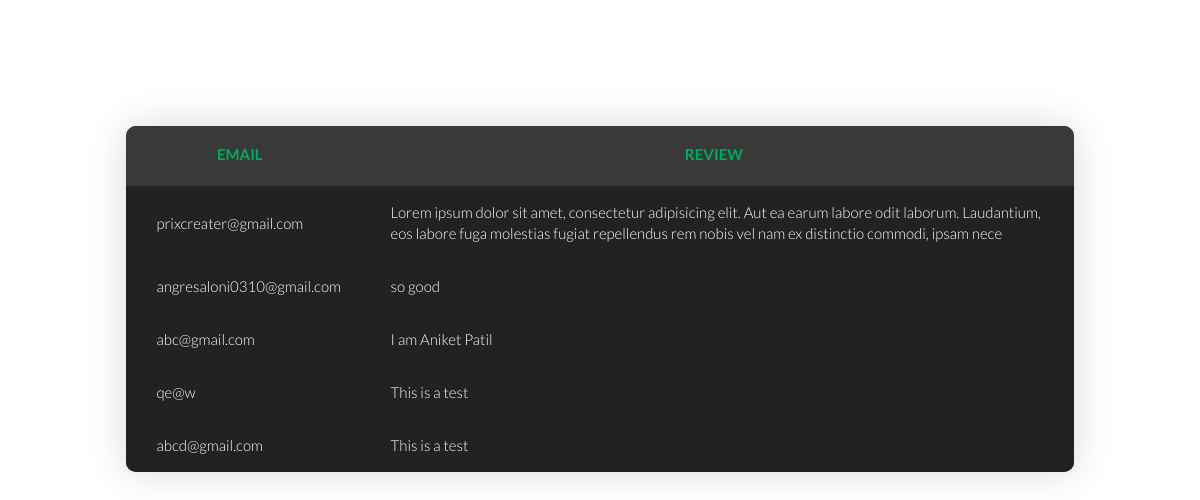
/adminpage/reviews.php, run on the app's committed database.
### tables this page shows
CREATE TABLE `reviews` (
  `id` int(11) NOT NULL,
  `email` varchar(50) NOT NULL,
  `review` varchar(1000) NOT NULL
);

### adminpage/reviews.php (the view, shortened to what this page needs)
<!DOCTYPE html>
<html lang="en">
<head>
</head>
<body>
    <div class="review-table">
    <?php
        include('../landingpage/config.php');
        $sql = "SELECT * FROM reviews";
        $result = mysqli_query($conn, $sql);
        if (mysqli_num_rows($result) > 0) {
        echo '<div class="limiter">
        <div class="container-table100">
            <div class="wrap-table100">
                <div class="table100 ver3 m-b-110">
                    <div class="table100-head">
                        <table>
                            <thead>
                                <tr class="row100 head">
                                    <th class="cell100 column1 email-column">EMAIL</th>
                                    <th class="cell100 column2">REVIEW</th>
                                </tr>
                            </thead>
                        </table>
                    </div>
                    <div class="table100-body">
        <table>
            <tbody>';
        while($row = mysqli_fetch_assoc($result)) {
        echo '<tr class="row100 body">';
        echo '<td class="cell100 column1">'. $row['email'] . '</td>';
        echo '<td class="cell100 column2">' . $row['review'] . '</td>';
        }
        echo "</tr>
        </tbody>
    </table>
</div>
</div>
</div>
</div>
</div>";
        }
    ?>
    </div>
</body>
</html>

### adminpage/reviews.php (style rules this page uses)
.limiter { width: 100%; margin: 0 auto; }
.container-table100 { margin-left: auto; margin-right: auto; padding: 10%; }
.wrap-table100 { width: 100%; }
.table100 { background-color: #fff; }
table { width: 100%; border-collapse: collapse; }
th, td { font-weight: unset; padding-right: 10px; border-collapse: collapse; }
.table100-head th { padding-top: 18px; padding-bottom: 18px; }
.table100-body td { padding-top: 16px; padding-bottom: 16px; }
.table100 { position: relative; padding-top: 60px; }
.table100-head { position: absolute; width: 100%; top: 0; left: 0; }
.table100-body { max-height: 100%; overflow: auto; }
.table100.ver3 { background-color: #393939; }
.table100.ver3 th { font-family: Lato; font-weight: bold; font-size: 15px; color: #00ad5f; line-height: 1.4; text-transform: uppercase; background-color: #393939; }
.table100.ver3 td { font-family: Lato; font-weight: 300; font-size: 15px; color: #fff !important; line-height: 1.4; background-color: #222222; }
.table100.ver3 { border-radius: 10px; overflow: hidden; box-shadow: 0 0px 40px 0px rgba(0, 0, 0, 0.15); -moz-box-shadow: 0 0px 40px 0px rgba(0, 0, 0, 0.15); -webkit-box-shadow: 0 0px 40px 0px rgba(0, 0, 0, 0.15); -o-box-shadow: 0 0px 40px 0px rgba(0, 0, 0, 0.15); -ms-box-shadow: 0 0px 40px 0px rgba(0, 0, 0, 0.15); }
.column1 { width: 20%; align-items: center; padding-left: 30px; }
.email-column { padding-left: 0; }
.column2 { width: 60%; }

### data on the page
reviews: email "prixcreater@gmail.com", review "Lorem ipsum dolor sit amet, consectetur adipisicing elit. Aut ea earum labore odit laborum. Laudantium, eos labore fuga molestias fugiat repellendus rem nobis vel nam ex distinctio commodi, ipsam nece"
reviews: email "angresaloni0310@gmail.com", review "so good"
reviews: email "abc@gmail.com", review "I am Aniket Patil"
reviews: email "qe@w", review "This is a test"
reviews: email "abcd@gmail.com", review "This is a test"
